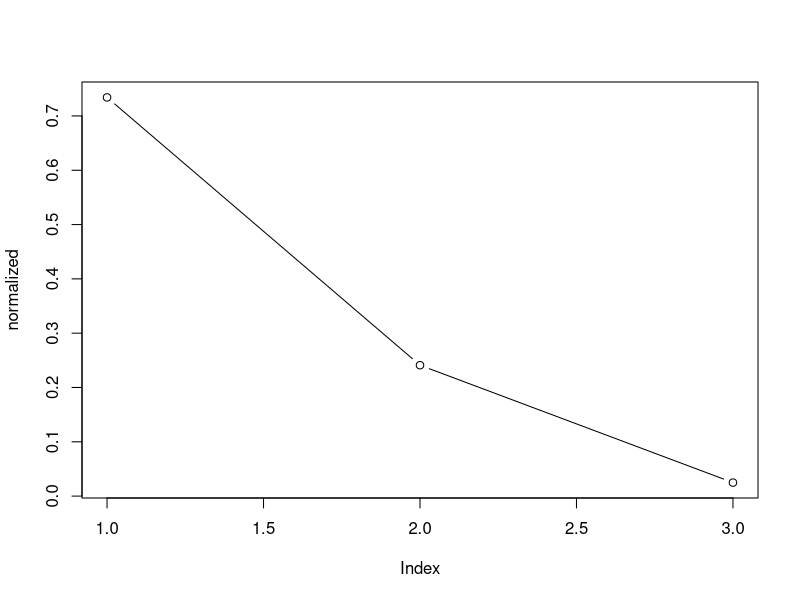
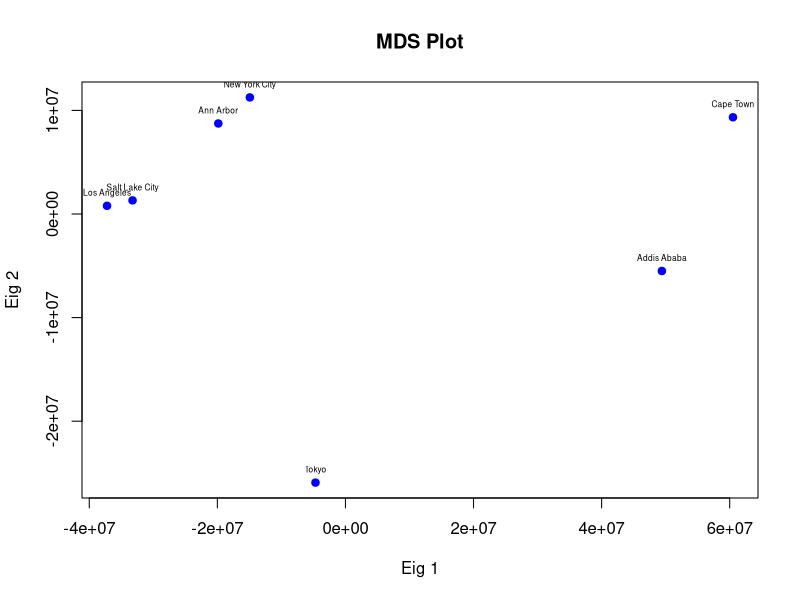
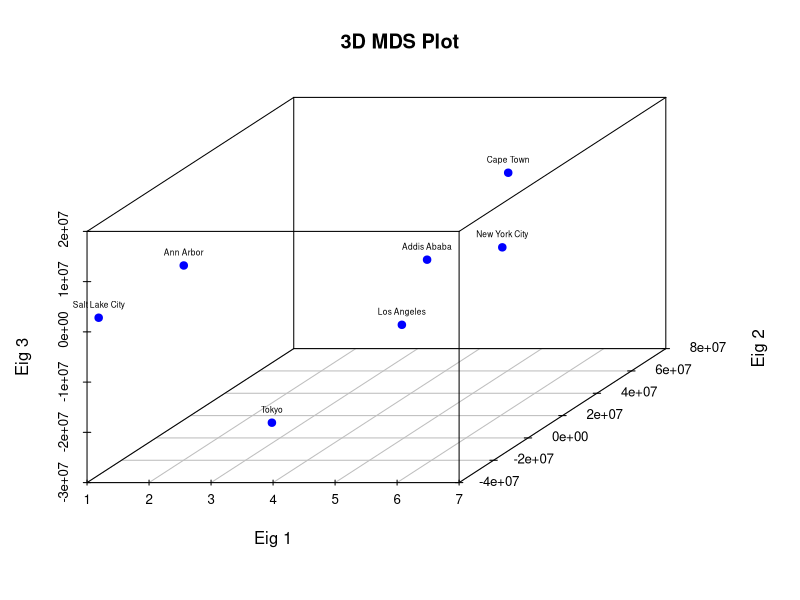

Here is the R script that generated these plots, in order:
## ---- chunk 1
knitr::opts_chunk$set(echo = TRUE)
library(scatterplot3d)
## ---- chunk 2
data = read.csv('CityDistances.csv')
print(data)
## ---- chunk 3
mds = function(D, k) {
  D = as.matrix(D)
  n = dim(D)[1]
  e = as.matrix(rep(1, n), n, 1)
  I = diag(nrow=n)
  H = I - ((1/n) * (e %*% t(e)))
  B = -.5 * (H %*% D %*% H)
  eigenB = eigen(B)
  Uk = eigenB$vectors[,1:k]
  Lambdak = eigenB$values[1:k]
  Xtilde = Uk %*% diag(Lambdak)
  return(list(Xtilde = Xtilde, eigs = Lambdak))
}
## ---- chunk 4
D = (data[,-1])^2
mdsD = mds(D, 3)
eigs = mdsD$eigs
normalized = eigs / sum(eigs)
plot(normalized, type='b')
## ---- chunk 5
names = data[,1]
mdsD = mds(D, 2)
X = mdsD$Xtilde
plot(X[,1], X[,2], xlab = "Eig 1", ylab = "Eig 2", 
     main = "MDS Plot", pch = 19, col = "blue")
text(X[,1], X[,2], labels = names, pos = 3, cex = 0.5)


s3d = scatterplot3d(X, xlab = "Eig 1", ylab = "Eig 2", zlab = "Eig 3",
                    pch = 19, color = "blue", main = "3D MDS Plot")

coords = s3d$xyz.convert(X)
text(coords$x, coords$y, labels = names, pos = 3, cex = 0.5)
